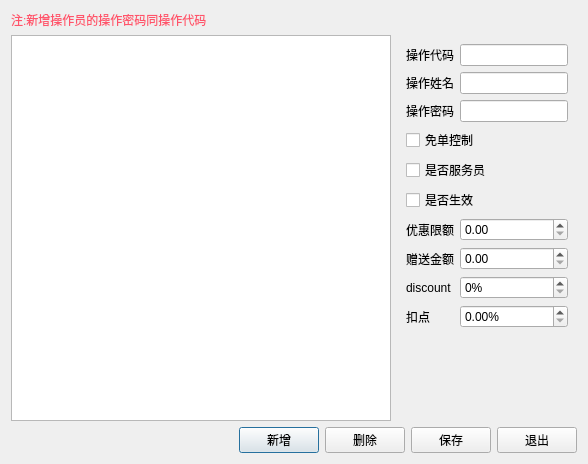
<?xml version="1.0" encoding="UTF-8"?>
<ui version="4.0">
 <class>w_sys_manage_operatorinformation_Dialog</class>
 <widget class="QDialog" name="w_sys_manage_operatorinformation_Dialog">
  <property name="geometry">
   <rect>
    <x>0</x>
    <y>0</y>
    <width>588</width>
    <height>464</height>
   </rect>
  </property>
  <property name="windowTitle">
   <string>Dialog</string>
  </property>
  <layout class="QVBoxLayout" name="verticalLayout">
   <item>
    <widget class="QLabel" name="label_5">
     <property name="styleSheet">
      <string notr="true">color:#ff546b;</string>
     </property>
     <property name="text">
      <string>注:新增操作员的操作密码同操作代码</string>
     </property>
    </widget>
   </item>
   <item>
    <layout class="QHBoxLayout" name="horizontalLayout" stretch="2,0">
     <item>
      <widget class="lds_tableView" name="tableView"/>
     </item>
     <item>
      <widget class="QFrame" name="frame">
       <property name="outer_stylesheet" stdset="0">
        <string>frame_detail_show</string>
       </property>
       <layout class="QGridLayout" name="gridLayout">
        <item row="1" column="0">
         <widget class="QLabel" name="label_6">
          <property name="text">
           <string>操作姓名</string>
          </property>
         </widget>
        </item>
        <item row="0" column="1">
         <widget class="QLineEdit" name="lineEdit_vch_operid"/>
        </item>
        <item row="7" column="1">
         <widget class="lds_doublespinbox" name="lineEdit_num_present"/>
        </item>
        <item row="6" column="1">
         <widget class="lds_doublespinbox" name="lineEdit_num_free"/>
        </item>
        <item row="2" column="1">
         <widget class="QLineEdit" name="lineEdit_vch_password"/>
        </item>
        <item row="7" column="0">
         <widget class="QLabel" name="label_8">
          <property name="text">
           <string>赠送金额</string>
          </property>
         </widget>
        </item>
        <item row="0" column="0">
         <widget class="QLabel" name="label">
          <property name="text">
           <string>操作代码</string>
          </property>
         </widget>
        </item>
        <item row="9" column="1">
         <widget class="lds_doublespinbox" name="lineEdit_num_deduct_rate">
          <property name="suffix">
           <string>%</string>
          </property>
         </widget>
        </item>
        <item row="6" column="0">
         <widget class="QLabel" name="label_9">
          <property name="text">
           <string>优惠限额</string>
          </property>
         </widget>
        </item>
        <item row="2" column="0">
         <widget class="QLabel" name="label_2">
          <property name="text">
           <string>操作密码</string>
          </property>
         </widget>
        </item>
        <item row="8" column="1">
         <widget class="lds_spinbox" name="lineEdit_int_discount">
          <property name="suffix">
           <string>%</string>
          </property>
          <property name="minimum">
           <number>0</number>
          </property>
          <property name="maximum">
           <number>100</number>
          </property>
         </widget>
        </item>
        <item row="10" column="0" colspan="2">
         <spacer name="verticalSpacer">
          <property name="orientation">
           <enum>Qt::Vertical</enum>
          </property>
          <property name="sizeHint" stdset="0">
           <size>
            <width>20</width>
            <height>40</height>
           </size>
          </property>
         </spacer>
        </item>
        <item row="8" column="0">
         <widget class="QLabel" name="label_discount">
          <property name="text">
           <string>discount</string>
          </property>
         </widget>
        </item>
        <item row="1" column="1">
         <widget class="QLineEdit" name="lineEdit_vch_operator"/>
        </item>
        <item row="9" column="0">
         <widget class="QLabel" name="label_7">
          <property name="text">
           <string>扣点</string>
          </property>
         </widget>
        </item>
        <item row="4" column="0" colspan="2">
         <widget class="lds_CheckBox" name="checkBox_ch_waiter">
          <property name="text">
           <string>是否服务员</string>
          </property>
         </widget>
        </item>
        <item row="3" column="0" colspan="2">
         <widget class="lds_CheckBox" name="checkBox_ch_free_flag">
          <property name="text">
           <string>免单控制</string>
          </property>
         </widget>
        </item>
        <item row="5" column="0" colspan="2">
         <widget class="lds_CheckBox" name="checkBox_ch_flag">
          <property name="text">
           <string>是否生效</string>
          </property>
         </widget>
        </item>
       </layout>
      </widget>
     </item>
    </layout>
   </item>
   <item>
    <layout class="QHBoxLayout" name="horizontalLayout_2">
     <item>
      <spacer name="horizontalSpacer">
       <property name="orientation">
        <enum>Qt::Horizontal</enum>
       </property>
       <property name="sizeHint" stdset="0">
        <size>
         <width>40</width>
         <height>20</height>
        </size>
       </property>
      </spacer>
     </item>
     <item>
      <widget class="lds_toolbar_button" name="pushButton_new">
       <property name="text">
        <string>新增</string>
       </property>
       <property name="outer_stylesheet" stdset="0">
        <string>pushbutton</string>
       </property>
      </widget>
     </item>
     <item>
      <widget class="lds_toolbar_button" name="pushButton_del">
       <property name="text">
        <string>删除</string>
       </property>
       <property name="outer_stylesheet" stdset="0">
        <string>pushbutton</string>
       </property>
      </widget>
     </item>
     <item>
      <widget class="lds_toolbar_button" name="pushButton_save">
       <property name="text">
        <string>保存</string>
       </property>
       <property name="outer_stylesheet" stdset="0">
        <string>pushbutton</string>
       </property>
      </widget>
     </item>
     <item>
      <widget class="lds_toolbar_button" name="pushButton_exit">
       <property name="text">
        <string>退出</string>
       </property>
       <property name="outer_stylesheet" stdset="0">
        <string>pushbutton</string>
       </property>
      </widget>
     </item>
    </layout>
   </item>
  </layout>
 </widget>
 <customwidgets>
  <customwidget>
   <class>lds_toolbar_button</class>
   <extends>QPushButton</extends>
   <header>lds_toolbar_button.h</header>
  </customwidget>
  <customwidget>
   <class>lds_spinbox</class>
   <extends>QSpinBox</extends>
   <header>lds_spinbox.h</header>
  </customwidget>
  <customwidget>
   <class>lds_doublespinbox</class>
   <extends>QDoubleSpinBox</extends>
   <header>lds_doublespinbox.h</header>
  </customwidget>
  <customwidget>
   <class>lds_tableView</class>
   <extends>QTableView</extends>
   <header>lds_tableview.h</header>
  </customwidget>
  <customwidget>
   <class>lds_CheckBox</class>
   <extends>QCheckBox</extends>
   <header>lds_checkbox.h</header>
  </customwidget>
 </customwidgets>
 <tabstops>
  <tabstop>tableView</tabstop>
  <tabstop>lineEdit_vch_operid</tabstop>
  <tabstop>lineEdit_vch_operator</tabstop>
  <tabstop>lineEdit_vch_password</tabstop>
  <tabstop>checkBox_ch_free_flag</tabstop>
  <tabstop>checkBox_ch_waiter</tabstop>
 </tabstops>
 <resources/>
 <connections/>
</ui>
